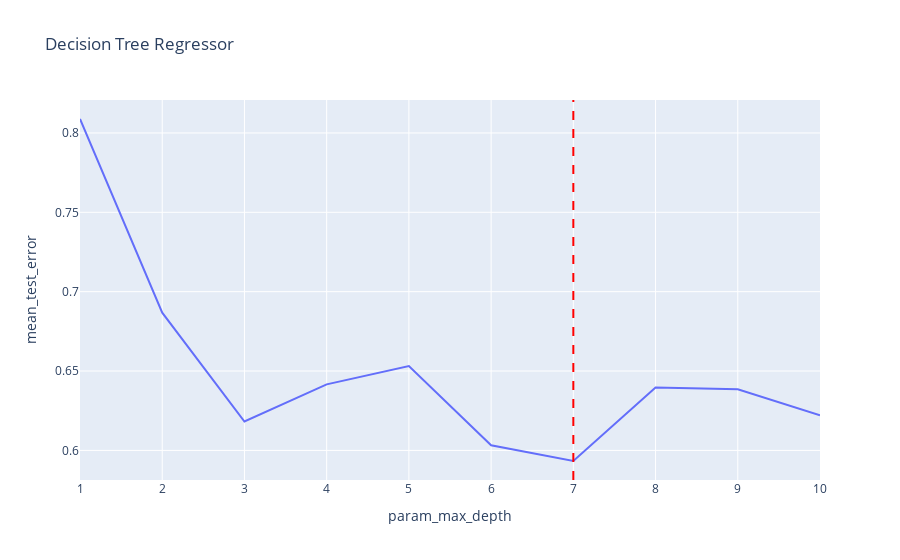

Source (notebook cell):
### Code cell
import plotly.express as px

fig = px.line(results, x='param_max_depth', y='mean_test_error', title='Decision Tree Regressor')
fig.add_vline(x=results["param_max_depth"][results["mean_test_error"].idxmin()], line_dash="dash", line_color="red")
fig.show()

### Figure 1 — Plotly figure (JSON) as saved in the notebook; plotly's stock layout.template omitted (floating-point values rounded to 4 significant figures)
{"data": [{"hovertemplate": "param_max_depth=%{x}<br>mean_test_error=%{y}<extra></extra>", "legendgroup": "", "line": {"color": "#636efa", "dash": "solid"}, "marker": {"symbol": "circle"}, "mode": "lines", "name": "", "orientation": "v", "showlegend": false, "type": "scatter", "x": [1, 2, 3, 4, 5, 6, 7, 8, 9, 10], "xaxis": "x", "y": [0.8088, 0.6868, 0.6182, 0.6416, 0.6531, 0.6033, 0.5933, 0.6396, 0.6385, 0.6221], "yaxis": "y"}], "layout": {"legend": {"tracegroupgap": 0}, "shapes": [{"line": {"color": "red", "dash": "dash"}, "type": "line", "x0": 7, "x1": 7, "xref": "x", "y0": 0, "y1": 1, "yref": "y domain"}], "title": {"text": "Decision Tree Regressor"}, "xaxis": {"anchor": "y", "domain": [0, 1], "title": {"text": "param_max_depth"}}, "yaxis": {"anchor": "x", "domain": [0, 1], "title": {"text": "mean_test_error"}}}}
